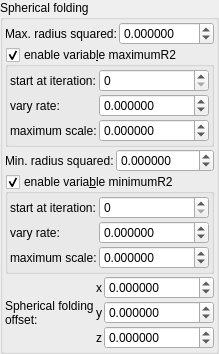
    <widget class="QGroupBox" name="groupBox_2">
     <property name="title">
      <string>Spherical folding</string>
     </property>
     <layout class="QVBoxLayout" name="verticalLayout_12" stretch="0,0,0,0,0">
      <property name="spacing">
       <number>2</number>
      </property>
      <property name="leftMargin">
       <number>2</number>
      </property>
      <property name="topMargin">
       <number>2</number>
      </property>
      <property name="rightMargin">
       <number>2</number>
      </property>
      <property name="bottomMargin">
       <number>2</number>
      </property>
      <item>
       <layout class="QGridLayout" name="gridLayout" columnstretch="0,1">
        <item row="1" column="1">
         <widget class="MyDoubleSpinBox" name="spinbox_transf_maxR2_1">
          <property name="sizePolicy">
           <sizepolicy hsizetype="Minimum" vsizetype="Maximum">
            <horstretch>0</horstretch>
            <verstretch>0</verstretch>
           </sizepolicy>
          </property>
          <property name="prefix">
           <string/>
          </property>
          <property name="suffix">
           <string/>
          </property>
          <property name="decimals">
           <number>6</number>
          </property>
          <property name="minimum">
           <double>-99.998999999999995</double>
          </property>
          <property name="maximum">
           <double>99.998999999999995</double>
          </property>
          <property name="singleStep">
           <double>0.100000000000000</double>
          </property>
         </widget>
        </item>
        <item row="1" column="0">
         <widget class="QLabel" name="label_26">
          <property name="text">
           <string>Max. radius squared:</string>
          </property>
         </widget>
        </item>
       </layout>
      </item>
      <item>
       <widget class="MyGroupBox" name="groupCheck_transf_function_enabledE_false">
        <property name="title">
         <string>enable variab&amp;le maximumR2</string>
        </property>
        <property name="checkable">
         <bool>true</bool>
        </property>
        <layout class="QVBoxLayout" name="verticalLayout_11" stretch="0">
         <property name="spacing">
          <number>2</number>
         </property>
         <property name="leftMargin">
          <number>2</number>
         </property>
         <property name="topMargin">
          <number>2</number>
         </property>
         <property name="rightMargin">
          <number>2</number>
         </property>
         <property name="bottomMargin">
          <number>2</number>
         </property>
         <item>
          <layout class="QGridLayout" name="gridLayout_8" columnstretch="0,1">
           <property name="spacing">
            <number>2</number>
           </property>
           <item row="1" column="0">
            <widget class="QLabel" name="label_32">
             <property name="text">
              <string notr="true">vary rate:</string>
             </property>
            </widget>
           </item>
           <item row="2" column="1">
            <widget class="MyDoubleSpinBox" name="spinbox_transf_scaleA_1">
             <property name="sizePolicy">
              <sizepolicy hsizetype="Minimum" vsizetype="Maximum">
               <horstretch>0</horstretch>
               <verstretch>0</verstretch>
              </sizepolicy>
             </property>
             <property name="prefix">
              <string/>
             </property>
             <property name="decimals">
              <number>6</number>
             </property>
             <property name="minimum">
              <double>-99.989999999999995</double>
             </property>
             <property name="singleStep">
              <double>0.100000000000000</double>
             </property>
            </widget>
           </item>
           <item row="0" column="0">
            <widget class="QLabel" name="label_33">
             <property name="text">
              <string notr="true">start at iteration:</string>
             </property>
            </widget>
           </item>
           <item row="0" column="1">
            <widget class="MySpinBox" name="spinboxInt_transf_start_iterations_B">
             <property name="sizePolicy">
              <sizepolicy hsizetype="Minimum" vsizetype="Maximum">
               <horstretch>0</horstretch>
               <verstretch>0</verstretch>
              </sizepolicy>
             </property>
             <property name="maximum">
              <number>999</number>
             </property>
            </widget>
           </item>
           <item row="2" column="0">
            <widget class="QLabel" name="label_38">
             <property name="text">
              <string notr="true">maximum scale:</string>
             </property>
            </widget>
           </item>
           <item row="1" column="1">
            <widget class="MyDoubleSpinBox" name="spinbox_transf_offsetA_0">
             <property name="sizePolicy">
              <sizepolicy hsizetype="Minimum" vsizetype="Maximum">
               <horstretch>0</horstretch>
               <verstretch>0</verstretch>
              </sizepolicy>
             </property>
             <property name="prefix">
              <string/>
             </property>
             <property name="decimals">
              <number>6</number>
             </property>
             <property name="minimum">
              <double>-99.989999999999995</double>
             </property>
             <property name="singleStep">
              <double>0.100000000000000</double>
             </property>
            </widget>
           </item>
          </layout>
         </item>
        </layout>
       </widget>
      </item>
      <item>
       <layout class="QGridLayout" name="gridLayout_9" columnstretch="0,1">
        <item row="0" column="0">
         <widget class="QLabel" name="label_25">
          <property name="text">
           <string>Min. radius squared:</string>
          </property>
         </widget>
        </item>
        <item row="0" column="1">
         <widget class="MyDoubleSpinBox" name="spinbox_transf_minR2_p25">
          <property name="sizePolicy">
           <sizepolicy hsizetype="Minimum" vsizetype="Maximum">
            <horstretch>0</horstretch>
            <verstretch>0</verstretch>
           </sizepolicy>
          </property>
          <property name="prefix">
           <string/>
          </property>
          <property name="suffix">
           <string/>
          </property>
          <property name="decimals">
           <number>6</number>
          </property>
          <property name="minimum">
           <double>-99.998999999999995</double>
          </property>
          <property name="maximum">
           <double>99.998999999999995</double>
          </property>
          <property name="singleStep">
           <double>0.100000000000000</double>
          </property>
         </widget>
        </item>
       </layout>
      </item>
      <item>
       <widget class="MyGroupBox" name="groupCheck_transf_function_enabledD_false">
        <property name="title">
         <string>enable varia&amp;ble minimumR2</string>
        </property>
        <property name="checkable">
         <bool>true</bool>
        </property>
        <layout class="QVBoxLayout" name="verticalLayout_9" stretch="0">
         <property name="spacing">
          <number>2</number>
         </property>
         <property name="leftMargin">
          <number>2</number>
         </property>
         <property name="topMargin">
          <number>2</number>
         </property>
         <property name="rightMargin">
          <number>2</number>
         </property>
         <property name="bottomMargin">
          <number>2</number>
         </property>
         <item>
          <layout class="QGridLayout" name="gridLayout_5" columnstretch="0,1">
           <property name="spacing">
            <number>2</number>
           </property>
           <item row="0" column="1">
            <widget class="MySpinBox" name="spinboxInt_transf_start_iterations_A">
             <property name="sizePolicy">
              <sizepolicy hsizetype="Minimum" vsizetype="Maximum">
               <horstretch>0</horstretch>
               <verstretch>0</verstretch>
              </sizepolicy>
             </property>
             <property name="maximum">
              <number>999</number>
             </property>
            </widget>
           </item>
           <item row="1" column="0">
            <widget class="QLabel" name="label_28">
             <property name="text">
              <string notr="true">vary rate:</string>
             </property>
            </widget>
           </item>
           <item row="2" column="1">
            <widget class="MyDoubleSpinBox" name="spinbox_transf_scale_1">
             <property name="sizePolicy">
              <sizepolicy hsizetype="Minimum" vsizetype="Maximum">
               <horstretch>0</horstretch>
               <verstretch>0</verstretch>
              </sizepolicy>
             </property>
             <property name="prefix">
              <string/>
             </property>
             <property name="decimals">
              <number>6</number>
             </property>
             <property name="minimum">
              <double>-99.989999999999995</double>
             </property>
             <property name="singleStep">
              <double>0.100000000000000</double>
             </property>
            </widget>
           </item>
           <item row="0" column="0">
            <widget class="QLabel" name="label_30">
             <property name="text">
              <string notr="true">start at iteration:</string>
             </property>
            </widget>
           </item>
           <item row="1" column="1">
            <widget class="MyDoubleSpinBox" name="spinbox_transf_offset_0">
             <property name="sizePolicy">
              <sizepolicy hsizetype="Minimum" vsizetype="Maximum">
               <horstretch>0</horstretch>
               <verstretch>0</verstretch>
              </sizepolicy>
             </property>
             <property name="prefix">
              <string/>
             </property>
             <property name="decimals">
              <number>6</number>
             </property>
             <property name="minimum">
              <double>-99.989999999999995</double>
             </property>
             <property name="singleStep">
              <double>0.100000000000000</double>
             </property>
            </widget>
           </item>
           <item row="2" column="0">
            <widget class="QLabel" name="label_31">
             <property name="text">
              <string notr="true">maximum scale:</string>
             </property>
            </widget>
           </item>
          </layout>
         </item>
        </layout>
       </widget>
      </item>
      <item>
       <layout class="QGridLayout" name="gridLayout_10" columnstretch="0,0,1">
        <property name="spacing">
         <number>2</number>
        </property>
        <item row="5" column="1">
         <widget class="QLabel" name="label_117">
          <property name="sizePolicy">
           <sizepolicy hsizetype="Preferred" vsizetype="Preferred">
            <horstretch>0</horstretch>
            <verstretch>0</verstretch>
           </sizepolicy>
          </property>
          <property name="text">
           <string notr="true">z</string>
          </property>
          <property name="alignment">
           <set>Qt::AlignRight|Qt::AlignTrailing|Qt::AlignVCenter</set>
          </property>
         </widget>
        </item>
        <item row="3" column="2">
         <widget class="MyDoubleSpinBox" name="spinbox3_mandelbox_offset_x">
          <property name="sizePolicy">
           <sizepolicy hsizetype="Minimum" vsizetype="Maximum">
            <horstretch>0</horstretch>
            <verstretch>0</verstretch>
           </sizepolicy>
          </property>
          <property name="prefix">
           <string/>
          </property>
          <property name="suffix">
           <string/>
          </property>
          <property name="decimals">
           <number>6</number>
          </property>
          <property name="minimum">
           <double>-99.998999999999995</double>
          </property>
          <property name="maximum">
           <double>99.998999999999995</double>
          </property>
          <property name="singleStep">
           <double>0.100000000000000</double>
          </property>
         </widget>
        </item>
        <item row="3" column="0" rowspan="3">
         <widget class="QLabel" name="label_12">
          <property name="text">
           <string>Spherical folding
offset:</string>
          </property>
         </widget>
        </item>
        <item row="3" column="1">
         <widget class="QLabel" name="label_115">
          <property name="sizePolicy">
           <sizepolicy hsizetype="Preferred" vsizetype="Preferred">
            <horstretch>0</horstretch>
            <verstretch>0</verstretch>
           </sizepolicy>
          </property>
          <property name="text">
           <string notr="true">x</string>
          </property>
          <property name="alignment">
           <set>Qt::AlignRight|Qt::AlignTrailing|Qt::AlignVCenter</set>
          </property>
         </widget>
        </item>
        <item row="4" column="2">
         <widget class="MyDoubleSpinBox" name="spinbox3_mandelbox_offset_y">
          <property name="sizePolicy">
           <sizepolicy hsizetype="Minimum" vsizetype="Maximum">
            <horstretch>0</horstretch>
            <verstretch>0</verstretch>
           </sizepolicy>
          </property>
          <property name="prefix">
           <string/>
          </property>
          <property name="suffix">
           <string/>
          </property>
          <property name="decimals">
           <number>6</number>
          </property>
          <property name="minimum">
           <double>-99.998999999999995</double>
          </property>
          <property name="maximum">
           <double>99.998999999999995</double>
          </property>
          <property name="singleStep">
           <double>0.100000000000000</double>
          </property>
         </widget>
        </item>
        <item row="5" column="2">
         <widget class="MyDoubleSpinBox" name="spinbox3_mandelbox_offset_z">
          <property name="sizePolicy">
           <sizepolicy hsizetype="Minimum" vsizetype="Maximum">
            <horstretch>0</horstretch>
            <verstretch>0</verstretch>
           </sizepolicy>
          </property>
          <property name="prefix">
           <string/>
          </property>
          <property name="suffix">
           <string/>
          </property>
          <property name="decimals">
           <number>6</number>
          </property>
          <property name="minimum">
           <double>-99.998999999999995</double>
          </property>
          <property name="maximum">
           <double>99.998999999999995</double>
          </property>
          <property name="singleStep">
           <double>0.100000000000000</double>
          </property>
         </widget>
        </item>
        <item row="4" column="1">
         <widget class="QLabel" name="label_116">
          <property name="sizePolicy">
           <sizepolicy hsizetype="Preferred" vsizetype="Preferred">
            <horstretch>0</horstretch>
            <verstretch>0</verstretch>
           </sizepolicy>
          </property>
          <property name="text">
           <string notr="true">y</string>
          </property>
          <property name="alignment">
           <set>Qt::AlignRight|Qt::AlignTrailing|Qt::AlignVCenter</set>
          </property>
         </widget>
        </item>
       </layout>
      </item>
     </layout>
    </widget>
